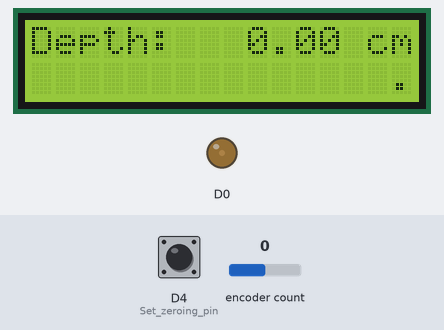
Recording of a sketch running on a simulated ESP8266 (NodeMCU). Shown: 16×2 character LCD, output pins drawn as LEDs (lit = HIGH). Inputs (shaded band) come from the test bench; at power-on: encoder count 0, D4 (Set_zeroing_pin) HIGH.

Above: at 2.2 s.
2.3 s: encoder count set to 1
At 2.78 s:
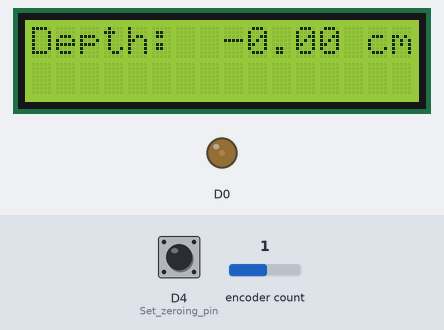
3.8 s: D4 (Set_zeroing_pin) pulled LOW for 0.15 s
6.9 s: encoder count set to 2
9.9 s: D4 (Set_zeroing_pin) pulled LOW for 1 s
Timing chart, 0 to 12.9 s (numbered marks = the images above; inputs shaded):
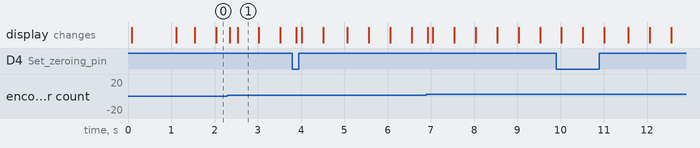

The sketch:

MotorController.ino
```cpp
#include <LiquidCrystal_I2C.h>
#include <Encoder.h>

int lcdColumns = 16;
int lcdRows = 2;

LiquidCrystal_I2C lcd(0x27, lcdColumns, lcdRows);
Encoder motorEnc(D5, D6); // D5=14, D6=12

unsigned long starttime = millis();

long encPos;
float depth;
char dtext [8];

void setup(){
  Serial.begin(74880);
  lcd.init();
  lcd.backlight();

  boot_message();
  pinMode(D4,INPUT_PULLUP);  // Set zeroing pin.  Will zero when set low.
  analogWrite(D0,32);  // Set the speed of the motor

}

void boot_message(){
  lcd.clear();
  lcd.setCursor(0, 0);
  lcd.print("Water Tank");
  lcd.setCursor(0,1);
  lcd.print("Version 0.1a");
  delay(1000);
  lcd.clear();
  lcd.setCursor(0,0);
  lcd.print("Depth: ");
}

void show_heartbeat(){

  if ((millis()-starttime)/500 % 2 == 0){
    lcd.setCursor(15, 1);
    lcd.print(".");
    }
  else{
    lcd.setCursor(15, 1);
    lcd.print(" ");
  }
}

void loop(){

  show_heartbeat();
  encPos = motorEnc.read();
  //depth = encPos/2000.0;
  depth = -1*encPos/60000.0;  // Should be calibrated to cm now
  sprintf(dtext,"%7.2f cm",depth);
  lcd.setCursor(6, 0);
  lcd.print(dtext);

  if (digitalRead(D4) == LOW){
    motorEnc.write(0);
  }

  delay(50);

}
```

Measured:
- after the input at 2.3 s, the display: first changes after 0.05 s (image 1 shows a later state)
